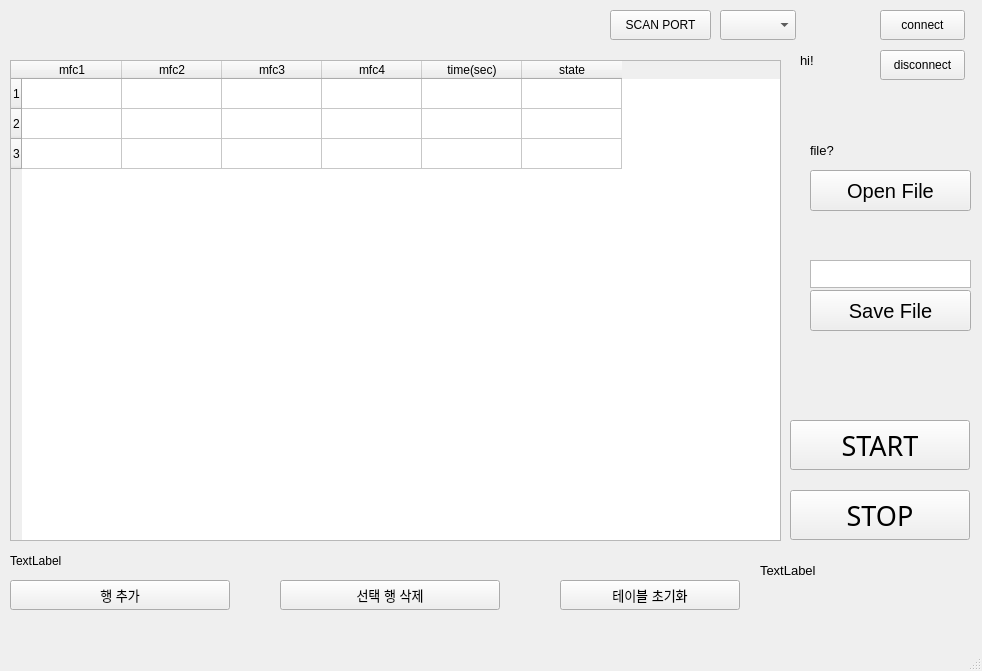
<?xml version="1.0" encoding="UTF-8"?>
<ui version="4.0">
 <class>MainWindow</class>
 <widget class="QMainWindow" name="MainWindow">
  <property name="geometry">
   <rect>
    <x>0</x>
    <y>0</y>
    <width>982</width>
    <height>671</height>
   </rect>
  </property>
  <property name="windowTitle">
   <string>MainWindow</string>
  </property>
  <widget class="QWidget" name="centralwidget">
   <widget class="QTableWidget" name="table_mfc">
    <property name="enabled">
     <bool>true</bool>
    </property>
    <property name="geometry">
     <rect>
      <x>10</x>
      <y>60</y>
      <width>771</width>
      <height>481</height>
     </rect>
    </property>
    <row>
     <property name="text">
      <string>1</string>
     </property>
    </row>
    <row>
     <property name="text">
      <string>2</string>
     </property>
    </row>
    <row>
     <property name="text">
      <string>3</string>
     </property>
    </row>
    <column>
     <property name="text">
      <string>mfc1</string>
     </property>
    </column>
    <column>
     <property name="text">
      <string>mfc2</string>
     </property>
    </column>
    <column>
     <property name="text">
      <string>mfc3</string>
     </property>
    </column>
    <column>
     <property name="text">
      <string>mfc4</string>
     </property>
    </column>
    <column>
     <property name="text">
      <string>time(sec)</string>
     </property>
    </column>
    <column>
     <property name="text">
      <string>state</string>
     </property>
    </column>
   </widget>
   <widget class="QComboBox" name="select_com">
    <property name="geometry">
     <rect>
      <x>720</x>
      <y>10</y>
      <width>76</width>
      <height>30</height>
     </rect>
    </property>
   </widget>
   <widget class="QPushButton" name="start_butt">
    <property name="geometry">
     <rect>
      <x>790</x>
      <y>420</y>
      <width>180</width>
      <height>50</height>
     </rect>
    </property>
    <property name="font">
     <font>
      <family>굴림</family>
      <pointsize>20</pointsize>
     </font>
    </property>
    <property name="text">
     <string>START</string>
    </property>
   </widget>
   <widget class="QPushButton" name="stop_butt">
    <property name="geometry">
     <rect>
      <x>790</x>
      <y>490</y>
      <width>180</width>
      <height>50</height>
     </rect>
    </property>
    <property name="font">
     <font>
      <family>굴림</family>
      <pointsize>20</pointsize>
     </font>
    </property>
    <property name="text">
     <string>STOP</string>
    </property>
   </widget>
   <widget class="QPushButton" name="connect_butt">
    <property name="geometry">
     <rect>
      <x>880</x>
      <y>10</y>
      <width>85</width>
      <height>30</height>
     </rect>
    </property>
    <property name="text">
     <string>connect</string>
    </property>
   </widget>
   <widget class="QLabel" name="connect_led">
    <property name="geometry">
     <rect>
      <x>810</x>
      <y>10</y>
      <width>30</width>
      <height>30</height>
     </rect>
    </property>
    <property name="styleSheet">
     <string notr="true"/>
    </property>
    <property name="lineWidth">
     <number>1</number>
    </property>
    <property name="midLineWidth">
     <number>0</number>
    </property>
    <property name="text">
     <string/>
    </property>
   </widget>
   <widget class="QPushButton" name="scan_butt">
    <property name="geometry">
     <rect>
      <x>610</x>
      <y>10</y>
      <width>101</width>
      <height>30</height>
     </rect>
    </property>
    <property name="text">
     <string>SCAN PORT</string>
    </property>
   </widget>
   <widget class="QLabel" name="connect_text">
    <property name="geometry">
     <rect>
      <x>800</x>
      <y>50</y>
      <width>71</width>
      <height>20</height>
     </rect>
    </property>
    <property name="font">
     <font>
      <pointsize>10</pointsize>
     </font>
    </property>
    <property name="text">
     <string>hi!</string>
    </property>
   </widget>
   <widget class="QPushButton" name="disconnect_butt">
    <property name="geometry">
     <rect>
      <x>880</x>
      <y>50</y>
      <width>85</width>
      <height>30</height>
     </rect>
    </property>
    <property name="text">
     <string>disconnect</string>
    </property>
   </widget>
   <widget class="QPushButton" name="open_file_butt">
    <property name="geometry">
     <rect>
      <x>810</x>
      <y>170</y>
      <width>161</width>
      <height>41</height>
     </rect>
    </property>
    <property name="font">
     <font>
      <pointsize>15</pointsize>
     </font>
    </property>
    <property name="text">
     <string>Open File</string>
    </property>
   </widget>
   <widget class="QPushButton" name="save_file_butt">
    <property name="geometry">
     <rect>
      <x>810</x>
      <y>290</y>
      <width>161</width>
      <height>41</height>
     </rect>
    </property>
    <property name="font">
     <font>
      <pointsize>15</pointsize>
     </font>
    </property>
    <property name="text">
     <string>Save File</string>
    </property>
   </widget>
   <widget class="QLabel" name="open_file_label">
    <property name="geometry">
     <rect>
      <x>810</x>
      <y>140</y>
      <width>141</width>
      <height>21</height>
     </rect>
    </property>
    <property name="font">
     <font>
      <pointsize>10</pointsize>
     </font>
    </property>
    <property name="text">
     <string>file?</string>
    </property>
   </widget>
   <widget class="QPushButton" name="add_row_butt">
    <property name="geometry">
     <rect>
      <x>10</x>
      <y>580</y>
      <width>220</width>
      <height>30</height>
     </rect>
    </property>
    <property name="font">
     <font>
      <pointsize>10</pointsize>
     </font>
    </property>
    <property name="text">
     <string>행 추가</string>
    </property>
   </widget>
   <widget class="QPushButton" name="del_row_butt">
    <property name="geometry">
     <rect>
      <x>280</x>
      <y>580</y>
      <width>220</width>
      <height>30</height>
     </rect>
    </property>
    <property name="font">
     <font>
      <pointsize>10</pointsize>
     </font>
    </property>
    <property name="text">
     <string>선택 행 삭제</string>
    </property>
   </widget>
   <widget class="QLabel" name="cell_cursor_label">
    <property name="geometry">
     <rect>
      <x>10</x>
      <y>550</y>
      <width>491</width>
      <height>21</height>
     </rect>
    </property>
    <property name="text">
     <string>TextLabel</string>
    </property>
   </widget>
   <widget class="QPushButton" name="clear_cell_butt">
    <property name="geometry">
     <rect>
      <x>560</x>
      <y>580</y>
      <width>180</width>
      <height>30</height>
     </rect>
    </property>
    <property name="font">
     <font>
      <pointsize>10</pointsize>
     </font>
    </property>
    <property name="text">
     <string>테이블 초기화</string>
    </property>
   </widget>
   <widget class="QTextEdit" name="save_file_edittext">
    <property name="geometry">
     <rect>
      <x>810</x>
      <y>260</y>
      <width>161</width>
      <height>28</height>
     </rect>
    </property>
   </widget>
   <widget class="QLabel" name="done_time_label">
    <property name="geometry">
     <rect>
      <x>760</x>
      <y>550</y>
      <width>171</width>
      <height>41</height>
     </rect>
    </property>
    <property name="font">
     <font>
      <pointsize>10</pointsize>
     </font>
    </property>
    <property name="text">
     <string>TextLabel</string>
    </property>
   </widget>
  </widget>
  <widget class="QMenuBar" name="menubar">
   <property name="geometry">
    <rect>
     <x>0</x>
     <y>0</y>
     <width>982</width>
     <height>26</height>
    </rect>
   </property>
  </widget>
  <widget class="QStatusBar" name="statusbar"/>
 </widget>
 <resources/>
 <connections/>
</ui>
